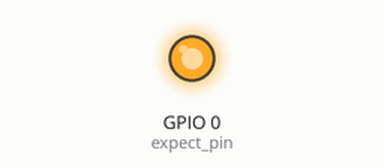
Simulated run of this program. Board: ESP32 board running MicroPython. On the bench: output pins drawn as LEDs (lit = HIGH). What the program prints to the serial console is not drawn. At 0.1 s the program stops and its outputs stay as they are.

Above: at 0.1 s.
Timing chart, 0 to 1.6 s (numbered marks = the images above):
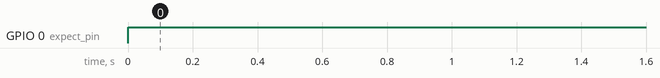

The program:

I2C_device.py
```python
import machine

sdaPIN=machine.Pin(16) #for ESP32
sclPIN=machine.Pin(17)
expect_pin = machine.Pin(0, machine.Pin.OUT)
expect_pin(1)

i2c=machine.I2C(0, sda=sdaPIN, scl=sclPIN, freq=10000)

devices = i2c.scan()
if len(devices) == 0:
    print("No i2c device !")
else:
    print('i2c devices found:',len(devices))
    for device in devices:
        print("At address: ",hex(device))
```

Measured:
- by itself, GPIO 0 (expect_pin): LOW → HIGH at 0.00 s
